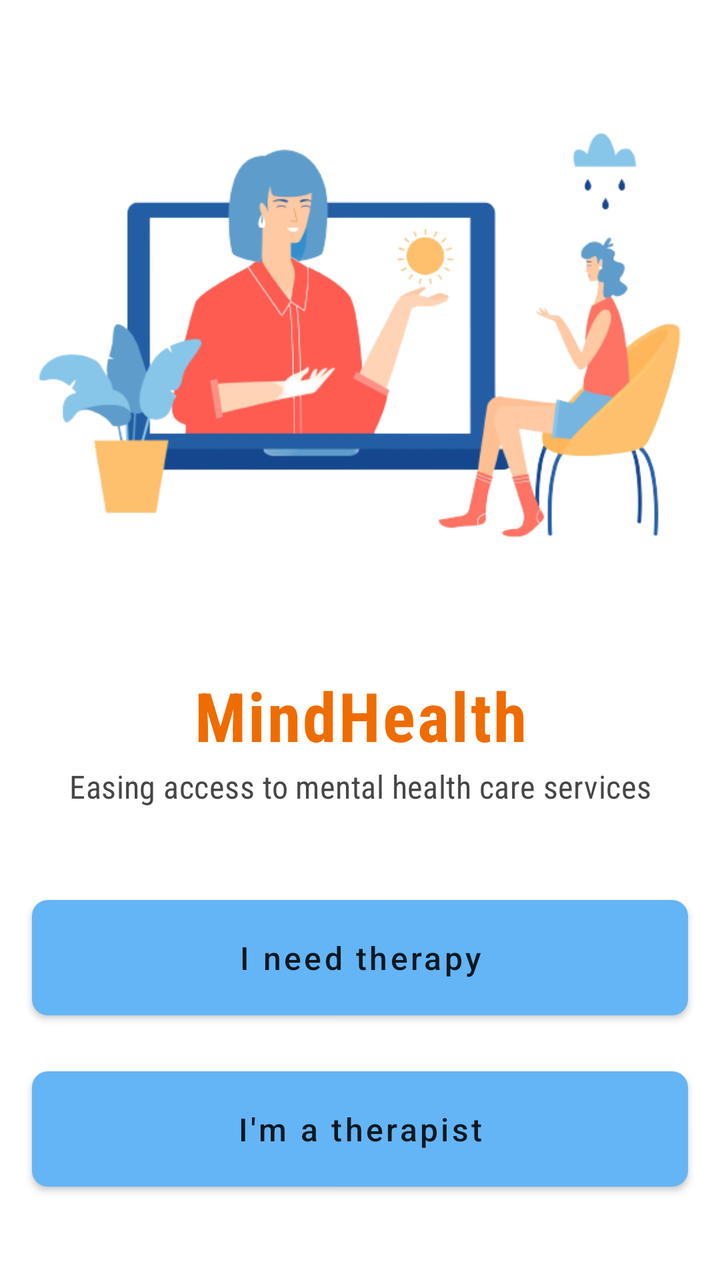
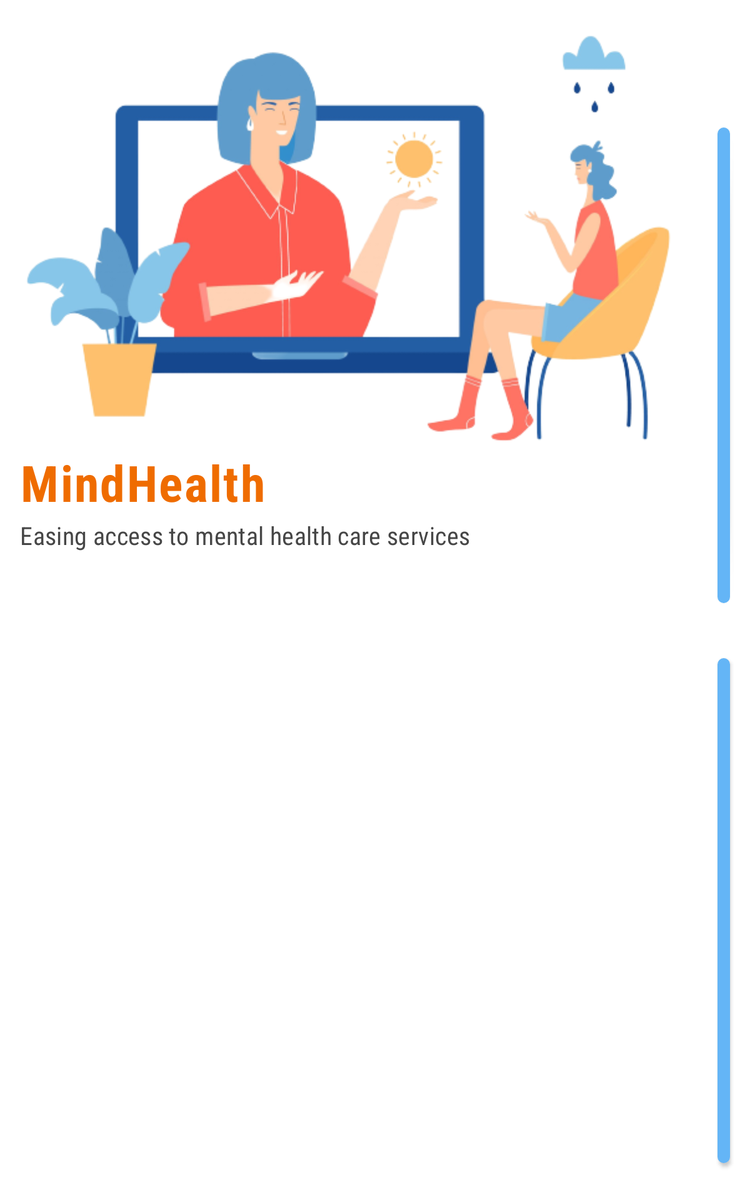

The same Android screen from two of the app's own layout files: first res/layout/ as a phone draws it, then the repository's variant for another configuration, drawn on a device whose configuration selects that folder. Both files follow.
<!-- AndroidManifest.xml: application theme Theme.MindHealth -->
<!-- res/layout/activity_role_selection.xml -->
<?xml version="1.0" encoding="utf-8"?>
<ScrollView
    xmlns:android="http://schemas.android.com/apk/res/android"
    xmlns:app="http://schemas.android.com/apk/res-auto"
    android:layout_width="match_parent"
    android:layout_height="match_parent">
    <androidx.constraintlayout.widget.ConstraintLayout
        android:layout_width="match_parent"
        android:layout_height="wrap_content">

        <ImageView
            android:id="@+id/imageView"
            android:layout_width="0dp"
            android:layout_height="wrap_content"
            android:layout_marginStart="@dimen/screen_margin"
            android:layout_marginEnd="@dimen/screen_margin"
            android:importantForAccessibility="no"
            app:layout_constraintEnd_toEndOf="parent"
            app:layout_constraintHorizontal_bias="0.0"
            app:layout_constraintStart_toStartOf="parent"
            app:layout_constraintTop_toTopOf="parent"
            app:srcCompat="@drawable/online_counselling" />

        <TextView
            android:id="@+id/app_name_role_screen"
            android:layout_width="0dp"
            android:layout_height="wrap_content"
            android:layout_marginStart="@dimen/screen_margin"
            android:layout_marginEnd="@dimen/screen_margin"
            android:fontFamily="sans-serif-condensed"
            android:gravity="center_horizontal"
            android:text="@string/app_name"
            android:textAppearance="@style/RoleScreenTextTitle"
            app:layout_constraintEnd_toEndOf="parent"
            app:layout_constraintStart_toStartOf="parent"
            app:layout_constraintTop_toBottomOf="@+id/imageView" />

        <TextView
            android:id="@+id/txv_subtitle_role_screen"
            android:layout_width="0dp"
            android:layout_height="wrap_content"
            android:layout_marginStart="@dimen/screen_margin"
            android:layout_marginTop="2dp"
            android:layout_marginEnd="@dimen/screen_margin"
            android:fontFamily="sans-serif-condensed"
            android:gravity="center_horizontal"
            android:text="@string/role_screen_text_subtitle"
            android:textAppearance="@style/ScreenTextSubTitle"
            app:layout_constraintEnd_toEndOf="parent"
            app:layout_constraintHorizontal_bias="0.0"
            app:layout_constraintStart_toStartOf="parent"
            app:layout_constraintTop_toBottomOf="@+id/app_name_role_screen" />

        <com.google.android.material.button.MaterialButton
            android:id="@+id/btn_patient_selection"
            style="@style/ButtonText"
            android:layout_width="0dp"
            android:layout_height="wrap_content"
            android:layout_marginStart="@dimen/screen_margin"
            android:layout_marginTop="40dp"
            android:layout_marginEnd="@dimen/screen_margin"
            android:fontFamily="sans-serif-condensed-medium"
            android:paddingVertical="18dp"
            android:text="@string/btn_patient_selection_text"
            android:textAppearance="@style/ButtonText"
            android:textSize="16sp"
            app:layout_constraintEnd_toEndOf="parent"
            app:layout_constraintStart_toStartOf="parent"
            app:layout_constraintTop_toBottomOf="@+id/txv_subtitle_role_screen" />

        <com.google.android.material.button.MaterialButton
            android:id="@+id/btn_therapist_selection"
            style="@style/ButtonText"
            android:layout_width="0dp"
            android:layout_height="wrap_content"
            android:layout_marginStart="@dimen/screen_margin"
            android:layout_marginTop="@dimen/screen_margin"
            android:layout_marginEnd="@dimen/screen_margin"
            android:fontFamily="sans-serif-condensed-medium"
            android:paddingVertical="18dp"
            android:text="@string/btn_therapist_selection_text"
            android:textAppearance="@style/ButtonText"
            android:textSize="16sp"
            app:layout_constraintEnd_toEndOf="parent"
            app:layout_constraintStart_toStartOf="parent"
            app:layout_constraintTop_toBottomOf="@+id/btn_patient_selection" />
    </androidx.constraintlayout.widget.ConstraintLayout>
</ScrollView>
<!-- resources referenced by this layout -->
<resources>
  <dimen name="screen_margin">16dp</dimen>
  <!-- drawable online_counselling: png bitmap (drawable, 72468 bytes) -->
  <string name="app_name">MindHealth</string>
  <string name="btn_patient_selection_text">I need therapy</string>
  <string name="btn_therapist_selection_text">I\'m a therapist</string>
  <string name="role_screen_text_subtitle"> Easing access to mental health care services</string>
  <style name="ButtonText" parent="TextAppearance.MaterialComponents.Button">
          <item name="android:textAllCaps">false</item>
          <item name="cornerRadius">@dimen/corner_radius</item>
      </style>
  <style name="RoleScreenTextTitle" parent="TextAppearance.MaterialComponents.Headline4">
          <item name="android:textColor">@color/splash_screen_text_color</item>
          <item name="android:textStyle">bold</item>
          <item name="android:letterSpacing">.03</item>
      </style>
  <style name="ScreenTextSubTitle" parent="SubTitle">
          <item name="android:textColor">@color/color_light_black</item>
      </style>
  <style name="Theme.MindHealth" parent="Theme.MaterialComponents.DayNight.NoActionBar">
          
          <item name="colorPrimary">@color/color_primary</item>
          <item name="colorPrimaryVariant">@color/color_primary_dark</item>
          <item name="colorOnPrimary">@color/black</item>
          
          <item name="colorSecondary">@color/color_secondary</item>
          <item name="colorSecondaryVariant">@color/color_secondary_dark</item>
          <item name="colorOnSecondary">@color/black</item>
          <item name="colorError">@android:color/holo_red_light</item>
  
          
          <item name="android:statusBarColor" tools:targetApi="l">?attr/colorPrimaryVariant</item>
          
      </style>
  <dimen name="corner_radius">8dp</dimen>
  <color name="splash_screen_text_color">#EF6C00</color>
  <style name="SubTitle" parent="TextAppearance.MaterialComponents.Subtitle1" />
  <color name="color_light_black">#464646</color>
  <color name="color_primary">#64B5F6</color>
  <color name="color_primary_dark">#2286C3</color>
  <color name="black">#FF000000</color>
  <color name="color_secondary">#F6A564</color>
  <color name="color_secondary_dark">#C07637</color>
</resources>
<!-- res/layout-sw600dp/activity_role_selection.xml (the repository's variant of the layout above) -->
<!-- drawn on a 7-inch tablet held upright -->
<?xml version="1.0" encoding="utf-8"?>
<ScrollView
    xmlns:android="http://schemas.android.com/apk/res/android"
    xmlns:app="http://schemas.android.com/apk/res-auto"
    android:layout_width="match_parent"
    android:layout_height="match_parent">
<androidx.constraintlayout.widget.ConstraintLayout
    android:layout_width="match_parent"
    android:layout_height="wrap_content">

    <ImageView
        android:id="@+id/imageView"
        android:layout_width="0dp"
        android:layout_height="wrap_content"
        android:layout_marginStart="16dp"
        android:layout_marginTop="24dp"
        android:layout_marginEnd="16dp"
        android:importantForAccessibility="no"
        android:scaleType="fitStart"
        app:layout_constraintEnd_toStartOf="@+id/guideline8"
        app:layout_constraintStart_toStartOf="parent"
        app:layout_constraintTop_toTopOf="parent"
        app:srcCompat="@drawable/online_counselling" />

    <TextView
        android:id="@+id/app_name_role_screen"
        android:layout_width="0dp"
        android:layout_height="wrap_content"
        android:layout_marginStart="@dimen/screen_margin"
        android:layout_marginEnd="@dimen/screen_margin"
        android:fontFamily="sans-serif-condensed"
        android:gravity="start"
        android:text="@string/app_name"
        android:textAppearance="@style/RoleScreenTextTitle"
        android:textSize="40sp"
        app:layout_constraintEnd_toStartOf="@+id/guideline8"
        app:layout_constraintStart_toStartOf="parent"
        app:layout_constraintTop_toBottomOf="@+id/imageView" />

    <TextView
        android:id="@+id/txv_subtitle_role_screen"
        android:layout_width="0dp"
        android:layout_height="wrap_content"
        android:layout_marginStart="@dimen/screen_margin"
        android:layout_marginTop="2dp"
        android:layout_marginEnd="@dimen/screen_margin"
        android:fontFamily="sans-serif-condensed"
        android:gravity="start"
        android:text="@string/role_screen_text_subtitle"
        android:textAppearance="@style/ScreenTextSubTitle"
        android:textSize="20sp"
        app:layout_constraintEnd_toStartOf="@+id/guideline8"
        app:layout_constraintStart_toStartOf="parent"
        app:layout_constraintTop_toBottomOf="@+id/app_name_role_screen" />

    <com.google.android.material.button.MaterialButton
        android:id="@+id/btn_patient_selection"
        style="@style/ButtonText"
        android:layout_width="0dp"
        android:layout_height="wrap_content"
        android:layout_marginStart="@dimen/screen_margin"
        android:layout_marginTop="96dp"
        android:layout_marginEnd="@dimen/screen_margin"
        android:fontFamily="sans-serif-condensed-medium"
        android:paddingVertical="24dp"
        android:text="@string/btn_patient_selection_text"
        android:textAppearance="@style/ButtonText"
        android:textSize="20sp"
        app:layout_constraintEnd_toEndOf="parent"
        app:layout_constraintStart_toEndOf="@id/guideline8"
        app:layout_constraintTop_toTopOf="parent" />

    <com.google.android.material.button.MaterialButton
        android:id="@+id/btn_therapist_selection"
        style="@style/ButtonText"
        android:layout_width="0dp"
        android:layout_height="wrap_content"
        android:layout_marginStart="@dimen/screen_margin"
        android:layout_marginTop="32dp"
        android:layout_marginEnd="@dimen/screen_margin"
        android:fontFamily="sans-serif-condensed-medium"
        android:paddingVertical="24dp"
        android:text="@string/btn_therapist_selection_text"
        android:textAppearance="@style/ButtonText"
        android:textSize="20sp"
        app:layout_constraintEnd_toEndOf="parent"
        app:layout_constraintStart_toEndOf="@id/guideline8"
        app:layout_constraintTop_toBottomOf="@+id/btn_patient_selection" />

    <androidx.constraintlayout.widget.Guideline
        android:id="@+id/guideline8"
        android:layout_width="wrap_content"
        android:layout_height="wrap_content"
        android:orientation="vertical"
        app:layout_constraintGuide_begin="558dp" />
    </androidx.constraintlayout.widget.ConstraintLayout>
</ScrollView>
